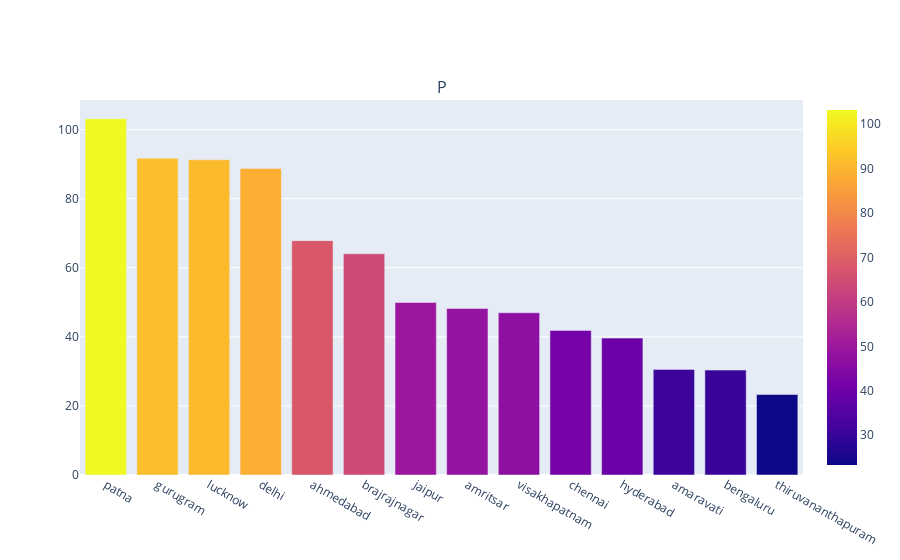

The notebook cell this image was saved under:
### Code cell
import plotly.graph_objs as go
fig.add_trace(go.Bar( y=x2['PM2.5'], x=x2["City"],marker=dict(color=x2['PM2.5'], coloraxis="coloraxis")))

### Figure 1 — Plotly figure (JSON) as saved in the notebook; plotly's stock layout.template omitted (floating-point values rounded to 4 significant figures)
{"data": [{"marker": {"color": [103.2, 91.71, 91.28, 88.76, 67.85, 64.06, 49.96, 48.2, 46.97, 41.87, 39.64, 30.58, 30.38, 23.31], "coloraxis": "coloraxis"}, "type": "bar", "x": ["patna", "gurugram", "lucknow", "delhi", "ahmedabad", "brajrajnagar", "jaipur", "amritsar", "visakhapatnam", "chennai", "hyderabad", "amaravati", "bengaluru", "thiruvananthapuram"], "y": [103.2, 91.71, 91.28, 88.76, 67.85, 64.06, 49.96, 48.2, 46.97, 41.87, 39.64, 30.58, 30.38, 23.31]}], "layout": {"annotations": [{"font": {"size": 16}, "showarrow": false, "text": "P", "x": 0.5, "xanchor": "center", "xref": "paper", "y": 1, "yanchor": "bottom", "yref": "paper"}], "xaxis": {"anchor": "y", "domain": [0, 1]}, "yaxis": {"anchor": "x", "domain": [0, 1]}}}
